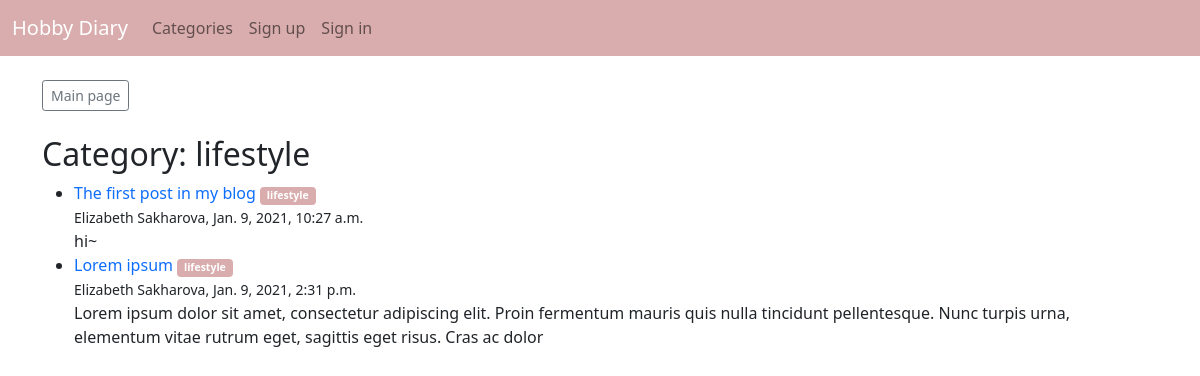
Screenshot of /category/lifestyle with the database file from the repository.
### theblog/models.py (models this page shows, shortened)
class Post(models.Model):
  title = models.CharField(max_length=255)
  author = models.ForeignKey(User, on_delete=models.CASCADE)
  body = models.TextField()
  date = models.DateTimeField(auto_now_add=True)
  category = models.CharField(max_length=255, default='lifestyle')

### theblog/views.py (the view)
# urls.py: path('category/<str:cats>', CategoryView, name='category'),
def CategoryView(request, cats):
  category_posts = Post.objects.filter(category=cats.replace('-', ' '))
  return render(request, 'categories.html', {'cats':cats.replace(' ', '-'), 'category_posts':category_posts})

### theblog/templates/categories.html (shortened to what this page needs)
{% extends 'base.html' %}
{% block content %}
<a href="{% url 'home' %}" class="btn btn-sm btn-outline-secondary">Main page</a>
<br><br>
{% if category_posts %}
  <h2>Category: {{ cats }}</h2>
  <ul>
    {% for post in category_posts %}
    <li>
      <a href="{% url 'article-detail' post.pk %}" class="text-decoration-none">
        {{ post.title }}
      </a>
      <a href="{% url 'category' post.category %}">
        <small><span class="badge badge-pill badge-dark" style="color:white; background-color: #d9adad;">{{ post.category }}</span></small>
      </a>
      <br/>
      <small>{{ post.author.first_name }} {{ post.author.last_name }}, {{ post.date }}</small>
      <br>
      {{ post.body|slice:":200"|safe }}
    </li>
    {% endfor %}
  </ul>
{% else %}
  <p>This page doesn't exist.</p>
{% endif %}
{% endblock %}

### rows the page displays
Post: title "The first post in my blog", category "lifestyle", author.first_name "Elizabeth", author.last_name "Sakharova", date "Jan. 9, 2021, 10:27 a.m.", body "hi~"
Post: title "Lorem ipsum", category "lifestyle", author.first_name "Elizabeth", author.last_name "Sakharova", date "Jan. 9, 2021, 2:31 p.m.", body "Lorem ipsum dolor sit amet, consectetur adipiscing elit. Proin fermentum mauris quis nulla tincidunt pellentesque. Nunc turpis urna, elementum vitae rutrum eget, sagittis eget risus. Cras ac dolor"

### other values shown
{{ cats }} "lifestyle"
